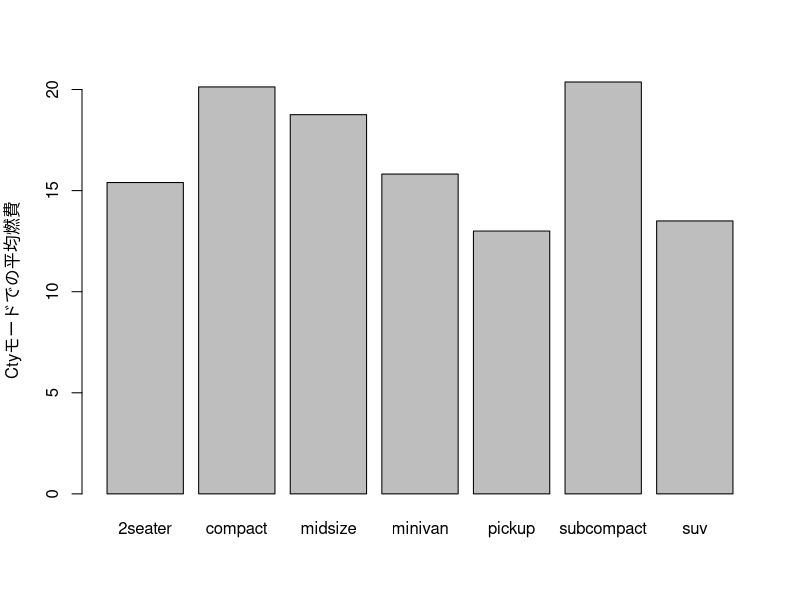
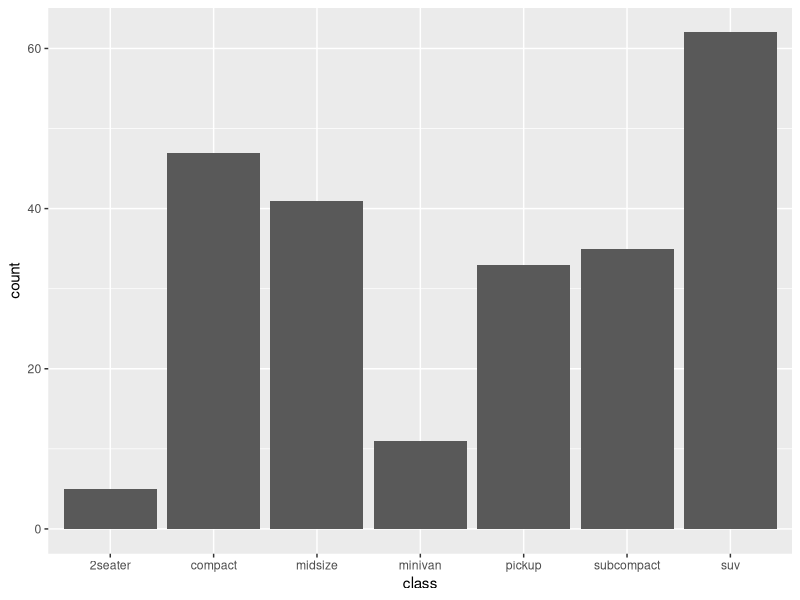
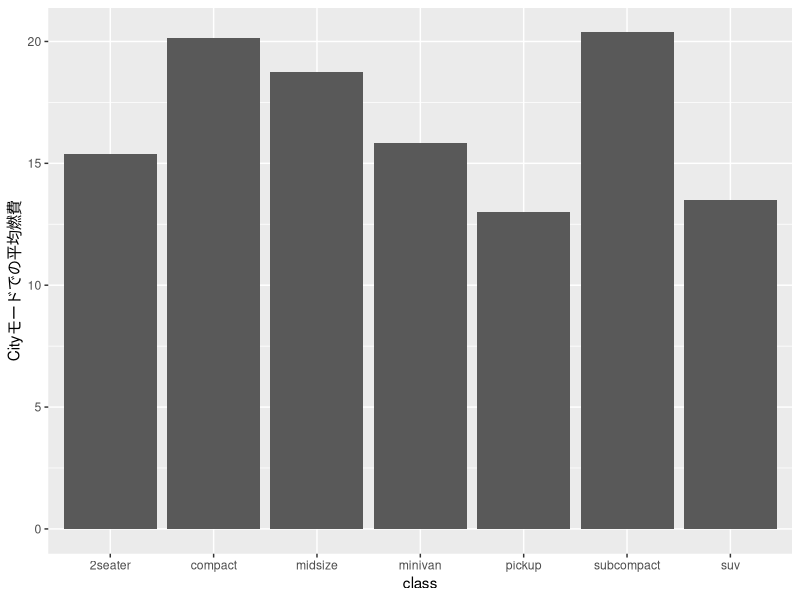
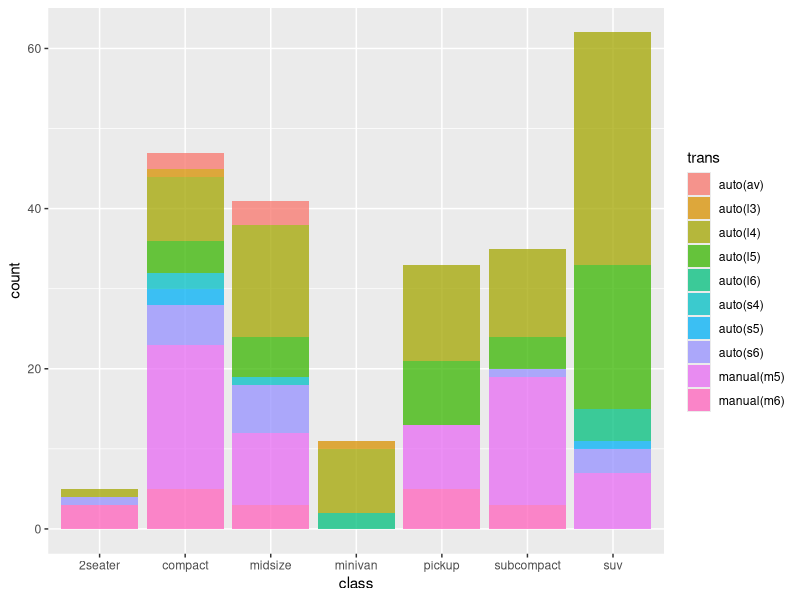
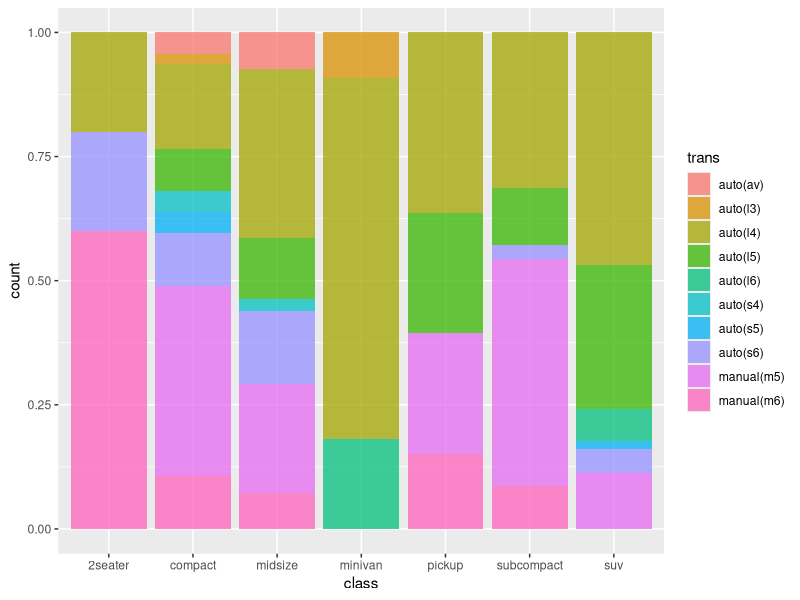
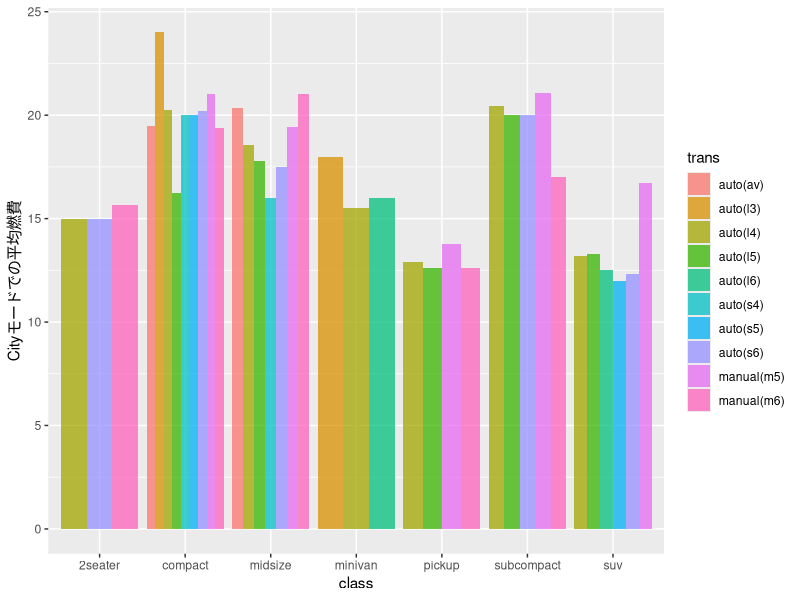
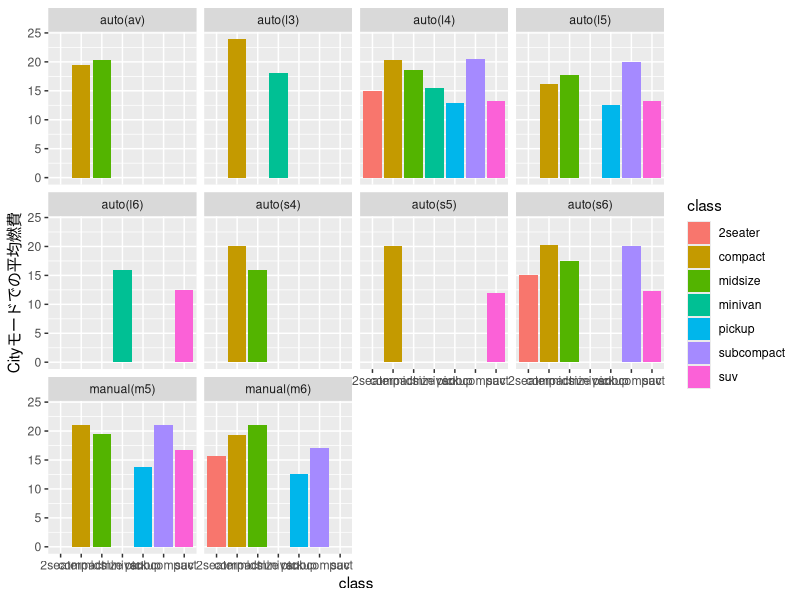
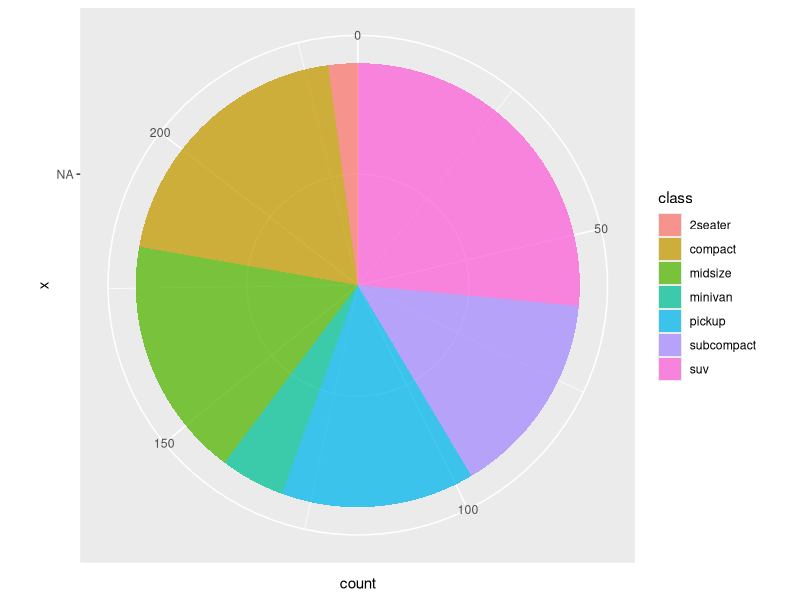

Generate these figures, in order, with R:
## ---- chunk 1

## ---- chunk 2
knitr::opts_chunk$set(echo = TRUE, warning = FALSE, message = FALSE)

require(tidyverse)
## ---- chunk 3
ggplot2::mpg %>% 
  dplyr::group_by(class) %>% 
  dplyr::summarise(cty = mean(cty, na.rm = TRUE)) %>% 
  with(., barplot(cty, names.arg = class, ylab = "Ctyモードでの平均燃費"))
## ---- chunk 4
ggplot2::mpg %>% 
  ggplot2::ggplot(ggplot2::aes(x = class)) +
    ggplot2::geom_bar()

ggplot2::mpg %>% 
  dplyr::count(class) %>% 
  tidyr::spread(key = class, value = n)
## ---- chunk 5
ggplot2::mpg %>% 
  dplyr::group_by(class) %>% 
  dplyr::summarise(mean = mean(cty)) %>% 
  ggplot2::ggplot(ggplot2::aes(x = class, y = mean)) + 
    ggplot2::geom_bar(stat = "identity") +
    ggplot2::labs(y = "Cityモードでの平均燃費")

ggplot2::mpg %>% 
  dplyr::group_by(class) %>% 
  dplyr::summarise(mean = mean(cty, na.rm = TRUE)) %>% 
  dplyr::mutate(mean = round(mean, 1)) %>% 
  tidyr::spread(key = class, value = mean)
## ---- chunk 6
ggplot2::mpg %>% 
  ggplot2::ggplot(ggplot2::aes(x = class, fill = trans)) +
    ggplot2::geom_bar(alpha = 0.75)

ggplot2::mpg %>% 
  dplyr::count(class, trans) %>% 
  tidyr::spread(key = class, value = n)
## ---- chunk 7
ggplot2::mpg %>% 
  ggplot2::ggplot(ggplot2::aes(x = class, fill = trans)) +
    ggplot2::geom_bar(position = "fill", alpha = 0.75)
## ---- chunk 8
ggplot2::mpg %>% 
  ggplot2::ggplot(ggplot2::aes(x = class, y = cty, fill = trans)) + 
    ggplot2::stat_summary(geom = "bar", fun.y = "mean", position = "dodge",
                          na.rm = TRUE, alpha = 0.75) + 
    ggplot2::labs(y = "Cityモードでの平均燃費")

ggplot2::mpg %>% 
  dplyr::group_by(class, trans) %>% 
  dplyr::summarise(mean = mean(cty, na.rm = TRUE)) %>% 
  dplyr::mutate(mean = round(mean, 1)) %>% 
  tidyr::spread(key = class, value = mean)
## ---- chunk 9
ggplot2::mpg %>% 
  dplyr::group_by(class, trans) %>% 
  dplyr::summarise(mean = mean(cty)) %>% 
  ggplot2::ggplot(ggplot2::aes(x = class, y = mean, fill = class)) + 
    ggplot2::geom_bar(stat = "identity") +
    ggplot2::labs(y = "Cityモードでの平均燃費") + 
    ggplot2::facet_wrap(~ trans)
## ---- chunk 10
ggplot2::mpg %>% 
  ggplot2::ggplot(ggplot2::aes(x = NA, fill = class)) +
    ggplot2::geom_bar(width = 1, alpha = 0.75) +
    ggplot2::coord_polar(theta = "y")

ggplot2::mpg %>% 
  dplyr::count(class) %>% 
  tidyr::spread(key = class, value = n)
## ---- chunk 11
ggplot2::mpg %>% 
  ggplot2::ggplot(ggplot2::aes(x = class, fill = trans)) +
    ggplot2::geom_bar(width = 1, alpha = 0.75) +
    ggplot2::coord_polar(theta = "y")

ggplot2::mpg %>% 
  dplyr::count(class, trans) %>% 
  tidyr::spread(key = class, value = n)

ggplot2::mpg %>% 
  ggplot2::ggplot(ggplot2::aes(x = class, fill = trans)) +
    ggplot2::geom_bar(position = "fill", width = 1, alpha = 0.75) +
    ggplot2::coord_polar(theta = "y")

ggplot2::mpg %>% 
  dplyr::count(class, trans) %>% 
  tidyr::spread(key = class, value = n) %>% 
  tidyr::gather(key, value, -trans) %>% 
  dplyr::mutate(value = dplyr::if_else(is.na(value), 0L, value)) %>% 
  tidyr::spread(key, value) %>% 
  dplyr::mutate_if(is.numeric, prop.table) %>% 
  tidyr::gather(key, value, -trans) %>% 
  dplyr::mutate(value = dplyr::if_else(value == 0, NA_real_, round(value, 2))) %>% 
  tidyr::spread(key, value)
## ---- chunk 12

